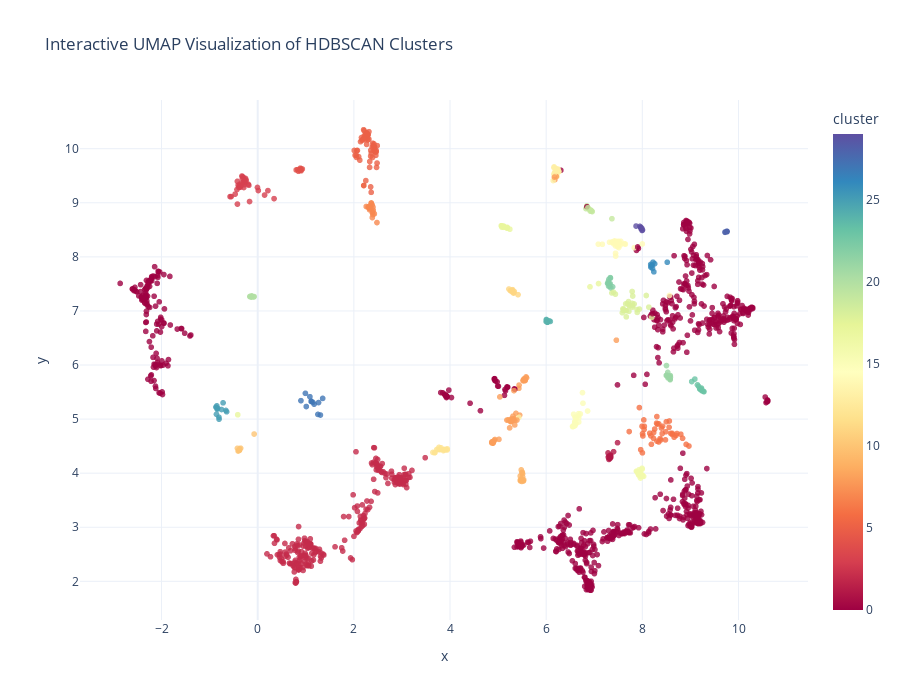

The code cell stored with this chart in its notebook:
### Code cell
# === VISUALIZE HDBSCAN CLUSTERS IN 2D (UMAP SCATTER) ===
import umap
import matplotlib.pyplot as plt
import seaborn as sns
import plotly.express as px
import numpy as np
import pandas as pd

# Assuming you have your HDBSCAN reduced data from:
# X_reduced_hdb  → (ingredients × 100) after SVD + normalization
# labels_hdb     → HDBSCAN cluster labels

print("\n=== UMAP VISUALIZATION OF HDBSCAN CLUSTERS ===")

# Reduce to 2D with UMAP
umap_model = umap.UMAP(
    n_neighbors=15,
    min_dist=0.1,
    n_components=2,
    random_state=42
)
embedding = umap_model.fit_transform(X_reduced_hdb)

# Convert to DataFrame
df_umap = pd.DataFrame({
    'x': embedding[:, 0],
    'y': embedding[:, 1],
    'cluster': labels_db
})

# Filter out noise for clarity
df_clusters = df_umap[df_umap['cluster'] != -1]

# --------------------------------------------------
# 1️⃣ Static scatterplot
# --------------------------------------------------
plt.figure(figsize=(10, 8))
palette = sns.color_palette('Spectral', as_cmap=True)
sns.scatterplot(
    data=df_clusters,
    x='x', y='y',
    hue='cluster',
    palette='Spectral',
    s=20, linewidth=0, alpha=0.7
)
plt.title("HDBSCAN Clusters (UMAP 2D Projection)", fontsize=14)
plt.xlabel("UMAP Dimension 1")
plt.ylabel("UMAP Dimension 2")
plt.legend(title='Cluster', bbox_to_anchor=(1.05, 1), loc='upper left')
plt.tight_layout()
plt.show()

# --------------------------------------------------
# 2️⃣ Interactive Plotly scatter
# --------------------------------------------------
fig = px.scatter(
    df_clusters,
    x='x', y='y',
    color='cluster',
    color_continuous_scale='Spectral',
    hover_data={'x': False, 'y': False, 'cluster': True},
    title="Interactive UMAP Visualization of HDBSCAN Clusters"
)
fig.update_traces(marker=dict(size=6, opacity=0.8))
fig.update_layout(
    width=900, height=700,
    template='plotly_white',
    showlegend=True
)
fig.show()

### Figure 1 — Plotly figure (JSON) as saved in the notebook; plotly's stock layout.template omitted (floating-point values rounded to 4 significant figures; data arrays with more than 128 entries replaced by an {"elided": "..."} marker saying what was removed)
{"data": [{"customdata": {"elided": "1685x1 int values"}, "hovertemplate": "cluster=%{marker.color}<extra></extra>", "legendgroup": "", "marker": {"color": {"elided": "1685 int values"}, "coloraxis": "coloraxis", "opacity": 0.8, "size": 6, "symbol": "circle"}, "mode": "markers", "name": "", "showlegend": false, "type": "scattergl", "x": {"elided": "1685 float values"}, "xaxis": "x", "y": {"elided": "1685 float values"}, "yaxis": "y"}], "layout": {"coloraxis": {"colorbar": {"title": {"text": "cluster"}}, "colorscale": [[0, "rgb(158,1,66)"], [0.1, "rgb(213,62,79)"], [0.2, "rgb(244,109,67)"], [0.3, "rgb(253,174,97)"], [0.4, "rgb(254,224,139)"], [0.5, "rgb(255,255,191)"], [0.6, "rgb(230,245,152)"], [0.7, "rgb(171,221,164)"], [0.8, "rgb(102,194,165)"], [0.9, "rgb(50,136,189)"], [1, "rgb(94,79,162)"]]}, "height": 700, "legend": {"tracegroupgap": 0}, "showlegend": true, "title": {"text": "Interactive UMAP Visualization of HDBSCAN Clusters"}, "width": 900, "xaxis": {"anchor": "y", "domain": [0, 1], "title": {"text": "x"}}, "yaxis": {"anchor": "x", "domain": [0, 1], "title": {"text": "y"}}}}
